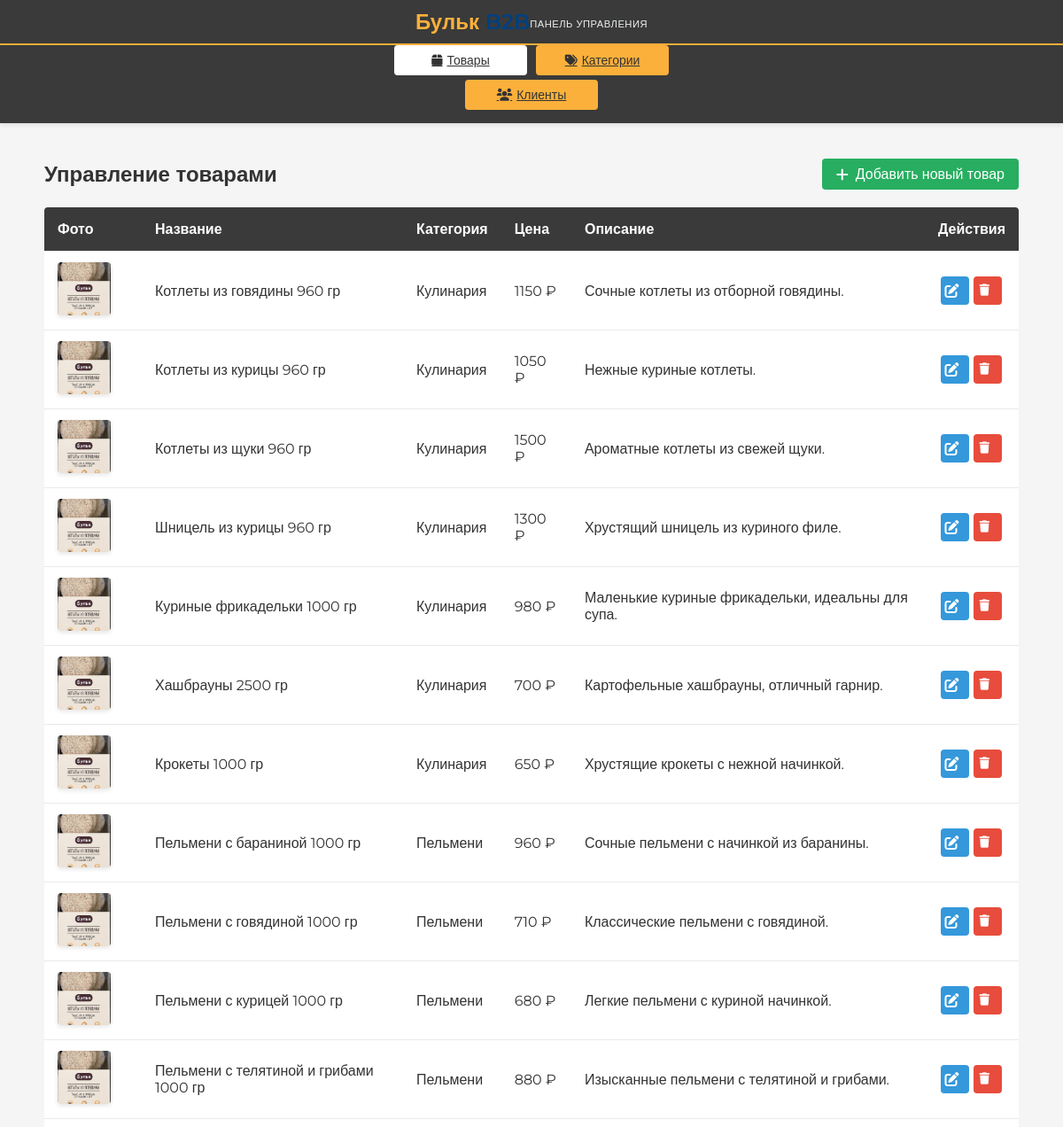
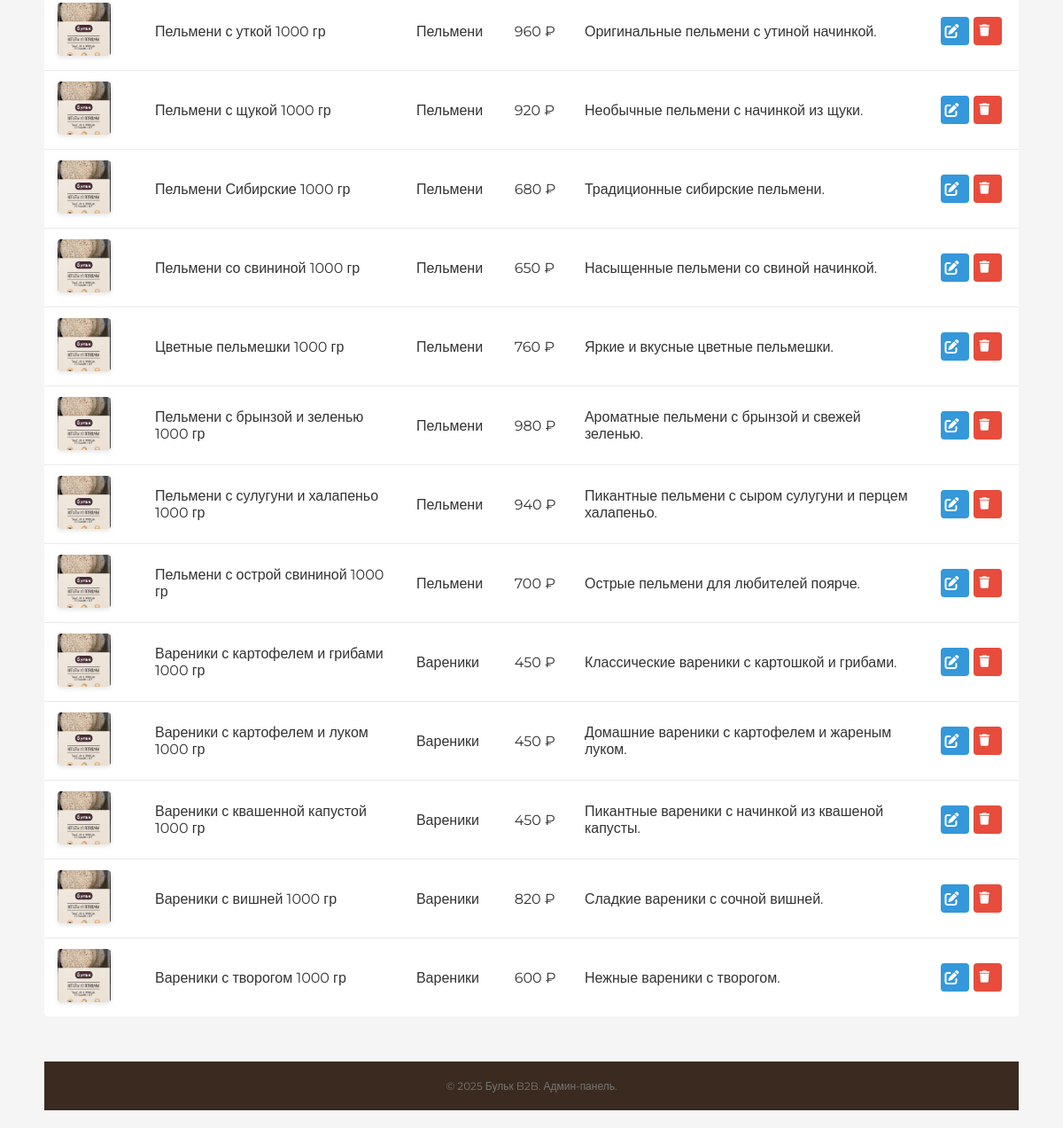
Page /admin/products/ (signed in) on the committed database (2 pictures, top to bottom).
### app.py (models this page shows, shortened)
class Product(db.Model):
    __tablename__ = 'products'
    id = db.Column(db.String(20), primary_key=True)
    name = db.Column(db.String(200), nullable=False)
    price = db.Column(db.Float, nullable=False)
    description = db.Column(db.Text, nullable=True)
    detailed_info = db.Column(db.Text, nullable=True)  # Подробная информация о товаре
    proteins = db.Column(db.Float, nullable=True)  # Белки (г)
    fats = db.Column(db.Float, nullable=True)  # Жиры (г)
    carbs = db.Column(db.Float, nullable=True)  # Углеводы (г)
    image_url = db.Column(db.String(200), nullable=True)
    category_id = db.Column(db.Integer, db.ForeignKey('category.id'), nullable=False)
    category = db.relationship('Category', backref=db.backref('products', lazy='dynamic', cascade="all, delete-orphan"))

class Category(db.Model):
    id = db.Column(db.Integer, primary_key=True) # Автоинкрементируемый ID
    name = db.Column(db.String(100), unique=True, nullable=False)
    image_url = db.Column(db.String(200), nullable=True) # Путь к изображению категории (относительно static/)
    def __repr__(self):
        return f'<Category {self.name}>'

### app.py (the view)
@app.route('/admin/')
@app.route('/admin/products/')
@admin_required # Защищаем этот маршрут
def admin_products_list():
    products = Product.query.all()
    return render_template('admin_products_list.html', products=products)

### app.py (called while the page is built)
def admin_required(f):
    @wraps(f)
    def decorated_function(*args, **kwargs):
        if 'admin_logged_in' not in session:
            flash('Пожалуйста, войдите, чтобы получить доступ к этой странице.', 'warning')
            return redirect(url_for('admin_login', next=request.url))
        return f(*args, **kwargs)
    return decorated_function

@app.context_processor
def inject_now():
    return {'now': datetime.utcnow()}

@app.context_processor
def inject_cart_item_count():
    client_id = session.get('client_id')
    item_count = 0
    total_amount = 0
    if client_id:
        active_cart = Order.query.filter_by(client_id=client_id, status=CART_STATUS).first()
        if active_cart:
            item_count = sum(item.quantity for item in active_cart.items)
            total_amount = active_cart.total_amount
    else:
        session_cart = session.get('session_cart', {'items': [], 'total_amount': 0.0})
        item_count = sum(item['quantity'] for item in session_cart['items'])
        total_amount = session_cart['total_amount']
    return dict(cart_item_count=item_count, cart_total_amount=total_amount)

### templates/admin_products_list.html (shortened to what this page needs)
{% extends 'admin_base.html' %}
{% block admin_content %}
<div class="page-header">
    <h1 class="page-title">Управление товарами</h1>
    <div class="page-actions">
        <a href="{{ url_for('admin_add_product') }}" class="btn btn-primary"><i class="fas fa-plus"></i> Добавить новый товар</a>
    </div>
</div>
{% if products %}
<div class="table-container">
<table class="admin-table">
    <thead>
        <tr>
            <th>Фото</th>
            <th>Название</th>
            <th>Категория</th>
            <th>Цена</th>
            <th>Описание</th>
            <th>Действия</th>
        </tr>
    </thead>
    <tbody>
        {% for product in products %}
        <tr>
            <td class="product-image-cell">
                {% if product.image_url %}
                <img src="{{ url_for('static', filename=product.image_url) }}" alt="{{ product.name }}" class="product-thumbnail">
                {% else %}
                <div class="no-image"><i class="fas fa-image"></i></div>
                {% endif %}
            </td>
            <td>{{ product.name }}</td>
            <td>{{ product.category|string|replace('<Category ', '')|replace('>', '') }}</td>
            <td>{{ product.price|int }} ₽</td>
            <td>{{ product.description|truncate(50, True) }}</td>
            <td class="actions-cell">
                <div class="table-actions">
                    <a href="{{ url_for('admin_edit_product', product_id=product.id) }}" class="btn btn-sm btn-edit" title="Редактировать"><i class="fas fa-edit"></i></a>
                    <form method="POST" action="{{ url_for('admin_delete_product', product_id=product.id) }}" style="display:inline;" onsubmit="return confirm('Вы уверены, что хотите удалить этот товар?');">
                        <button type="submit" class="btn btn-sm btn-delete" title="Удалить"><i class="fas fa-trash"></i></button>
                    </form>
                </div>
            </td>
        </tr>
        {% endfor %}
    </tbody>
</table>
</div>
{% else %}
<p>В базе данных пока нет товаров. Вы можете <a href="#">добавить первый товар</a>.</p>
{% endif %}
{% endblock %}

### static/style.css (style rules this page uses)
body { margin: 0; font-family: 'Montserrat', sans-serif; background-color: #FFFFFF; color: #333333; display: flex; flex-direction: column; min-height: 100vh; }

### templates/admin_base.html (style rules this page uses)
body { margin: 0; padding: 0; font-family: 'Montserrat', sans-serif; background-color: #f5f5f5; }
.admin-table { width: 100%; margin: 20px 0 0 0; border-radius: 0; }

### templates/admin_products_list.html (style rules this page uses)
.page-header { display: flex; justify-content: space-between; align-items: center; margin-bottom: 20px; }
.page-title { font-size: 24px; font-weight: 600; color: #333; margin: 0; }
.page-actions { display: flex; gap: 10px; }
.btn { display: inline-flex; align-items: center; justify-content: center; padding: 8px 16px; border-radius: 4px; font-weight: 500; text-decoration: none; transition: all 0.3s; border: none; cursor: pointer; }
.btn i { margin-right: 8px; }
.btn-primary { background-color: #27ae60; color: white; }
.table-container { width: 100%; overflow-x: auto; background-color: white; padding: 0; margin: 0; }
.admin-table { width: 100%; border-collapse: collapse; border-spacing: 0; margin: 0; font-size: 1em; box-shadow: 0 1px 3px rgba(0,0,0,0.1); background-color: white; border-radius: 4px; overflow: hidden; }
.admin-table th, .admin-table td { padding: 12px 15px; text-align: left; border-bottom: 1px solid #eaeaea; white-space: normal; word-break: break-word; }
.admin-table th { background-color: #3a3a3a; color: #ffffff; font-weight: 600; text-transform: none; font-size: 1em; text-align: left; padding: 15px; white-space: nowrap; }
.admin-table tr:last-child td { border-bottom: none; }
.product-image-cell { width: 80px; text-align: center; padding: 8px; }
.product-thumbnail { width: 60px; height: 60px; object-fit: cover; border-radius: 4px; box-shadow: 0 2px 5px rgba(0,0,0,0.1); transition: transform 0.2s; }
.actions-cell { white-space: nowrap; text-align: center; }
.table-actions { display: flex; justify-content: center; gap: 5px; }
.btn-sm { width: 32px; height: 32px; padding: 0; border-radius: 4px; }
.btn-edit { background-color: #3498db; color: white; }
.btn-delete { background-color: #e74c3c; color: white; }

### rows in the picture
Product: image_url (placeholder picture), name "Котлеты из говядины 960 гр", category "Кулинария", price "1150", description "Сочные котлеты из отборной говядины."
Product: image_url (placeholder picture), name "Котлеты из курицы 960 гр", category "Кулинария", price "1050", description "Нежные куриные котлеты."
Product: image_url (placeholder picture), name "Котлеты из щуки 960 гр", category "Кулинария", price "1500", description "Ароматные котлеты из свежей щуки."
Product: image_url (placeholder picture), name "Шницель из курицы 960 гр", category "Кулинария", price "1300", description "Хрустящий шницель из куриного филе."
Product: image_url (placeholder picture), name "Куриные фрикадельки 1000 гр", category "Кулинария", price "980", description "Маленькие куриные фрикадельки, идеальны для супа."
Product: image_url (placeholder picture), name "Хашбрауны 2500 гр", category "Кулинария", price "700", description "Картофельные хашбрауны, отличный гарнир."
Product: image_url (placeholder picture), name "Крокеты 1000 гр", category "Кулинария", price "650", description "Хрустящие крокеты с нежной начинкой."
Product: image_url (placeholder picture), name "Пельмени с бараниной 1000 гр", category "Пельмени", price "960", description "Сочные пельмени с начинкой из баранины."
Product: image_url (placeholder picture), name "Пельмени с говядиной 1000 гр", category "Пельмени", price "710", description "Классические пельмени с говядиной."
Product: image_url (placeholder picture), name "Пельмени с курицей 1000 гр", category "Пельмени", price "680", description "Легкие пельмени с куриной начинкой."
Product: image_url (placeholder picture), name "Пельмени с телятиной и грибами 1000 гр", category "Пельмени", price "880", description "Изысканные пельмени с телятиной и грибами."
Product: image_url (placeholder picture), name "Пельмени с уткой 1000 гр", category "Пельмени", price "960", description "Оригинальные пельмени с утиной начинкой."
Product: image_url (placeholder picture), name "Пельмени с щукой 1000 гр", category "Пельмени", price "920", description "Необычные пельмени с начинкой из щуки."
Product: image_url (placeholder picture), name "Пельмени Сибирские 1000 гр", category "Пельмени", price "680", description "Традиционные сибирские пельмени."
Product: image_url (placeholder picture), name "Пельмени со свининой 1000 гр", category "Пельмени", price "650", description "Насыщенные пельмени со свиной начинкой."
Product: image_url (placeholder picture), name "Цветные пельмешки 1000 гр", category "Пельмени", price "760", description "Яркие и вкусные цветные пельмешки."
Product: image_url (placeholder picture), name "Пельмени с брынзой и зеленью 1000 гр", category "Пельмени", price "980", description "Ароматные пельмени с брынзой и свежей зеленью."
Product: image_url (placeholder picture), name "Пельмени с сулугуни и халапеньо 1000 гр", category "Пельмени", price "940", description "Пикантные пельмени с сыром сулугуни и перцем халапеньо."
Product: image_url (placeholder picture), name "Пельмени с острой свининой 1000 гр", category "Пельмени", price "700", description "Острые пельмени для любителей поярче."
Product: image_url (placeholder picture), name "Вареники с картофелем и грибами 1000 гр", category "Вареники", price "450", description "Классические вареники с картошкой и грибами."
Product: image_url (placeholder picture), name "Вареники с картофелем и луком 1000 гр", category "Вареники", price "450", description "Домашние вареники с картофелем и жареным луком."
Product: image_url (placeholder picture), name "Вареники с квашенной капустой 1000 гр", category "Вареники", price "450", description "Пикантные вареники с начинкой из квашеной капусты."
Product: image_url (placeholder picture), name "Вареники с вишней 1000 гр", category "Вареники", price "820", description "Сладкие вареники с сочной вишней."
Product: image_url (placeholder picture), name "Вареники с творогом 1000 гр", category "Вареники", price "600", description "Нежные вареники с творогом."
